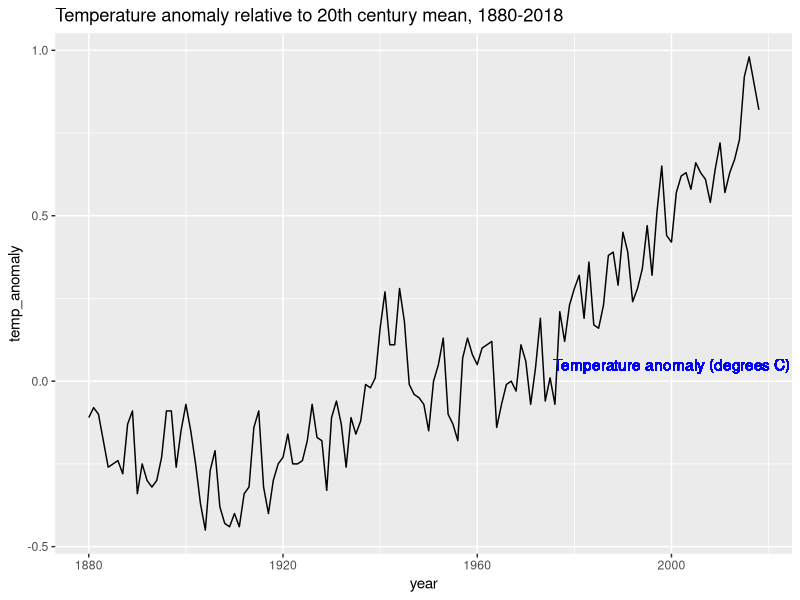
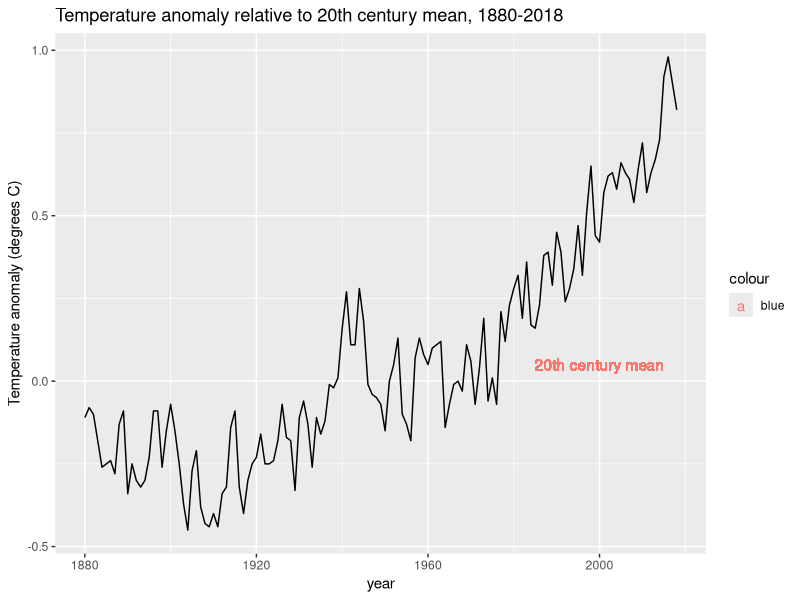
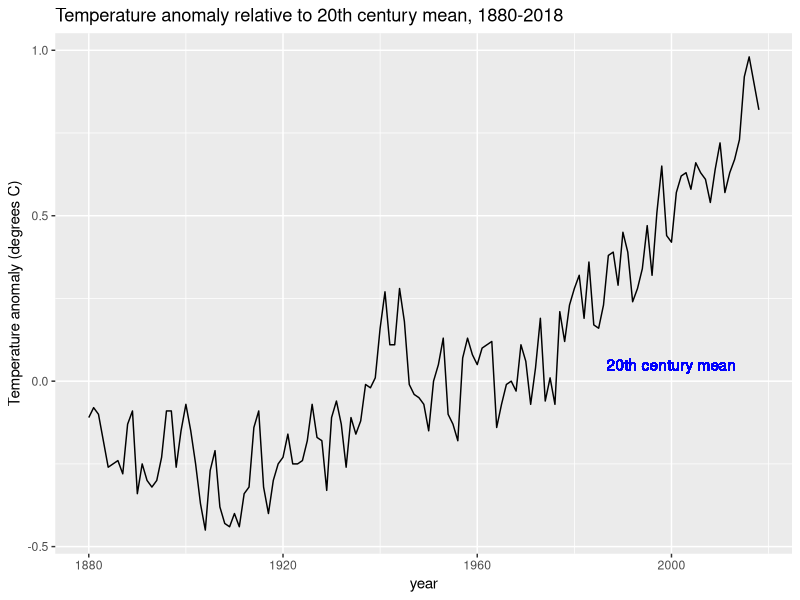

R code for these plots, in order: (Note: this script raises an error after producing the figures.)
library(tidyverse)
library(dslabs)


temp_carbon %>% filter(!is.na(carbon_emissions))%>% .$year %>% max()

temp_carbon %>%
  filter(!is.na(carbon_emissions)) %>%
  pull(year) %>%
  min()


y<-temp_carbon %>%
  .$year %>%
  max()

temp_carbon %>% filter(!is.na(carbon_emissions) & year==max(year)) %>% .$carbon_emissions

emission_2014<-temp_carbon %>% filter(!is.na(carbon_emissions) & year==2014) %>% .$carbon_emissions
emission_1751<-temp_carbon %>% filter(!is.na(carbon_emissions) & year==1751) %>% .$carbon_emissions 
increase_em<-emission_2014/emission_1751

temp_carbon %>% filter(!is.na(temp_anomaly))%>% .$year %>% min()
temp_carbon %>% filter(!is.na(temp_anomaly))%>% .$year %>% max()

init_temp<-temp_carbon %>% filter(!is.na(temp_anomaly) & year==1880) %>% .$temp_anomaly
last_temp<-temp_carbon %>% filter(!is.na(temp_anomaly) & year==2018) %>% .$temp_anomaly
delta_temp<-last_temp-init_temp

p<-temp_carbon %>% filter(!is.na(temp_anomaly))%>% ggplot(aes(year,temp_anomaly)) + geom_line()
p<-p + ggtitle("Temperature anomaly relative to 20th century mean, 1880-2018")
p<-p + geom_text(aes(x=2000, y=0.05, label="Temperature anomaly (degrees C)"), col = "blue") 
p


p<-temp_carbon %>% filter(!is.na(temp_anomaly))%>% ggplot(aes(year,temp_anomaly)) + geom_line()
p<-p + ylab("Temperature anomaly (degrees C)") +
  ggtitle("Temperature anomaly relative to 20th century mean, 1880-2018") +
  geom_text(aes(x = 2000, y = 0.05, label = "20th century mean", col = "blue"))
p


p<-temp_carbon %>% filter(!is.na(temp_anomaly))%>% ggplot(aes(year,temp_anomaly)) + geom_line()
p<-p + ylab("Temperature anomaly (degrees C)") +
  ggtitle("Temperature anomaly relative to 20th century mean, 1880-2018") +
  geom_text(aes(x = 2000, y = 0.05, label = "20th century mean"), col = "blue")
p


p<-temp_carbon %>% filter(!is.na(temp_anomaly))%>% ggplot(aes(year,temp_anomaly)) + geom_line()
p<-p + ylab("Temperature anomaly (degrees C)") +
  title("Temperature anomaly relative to 20th century mean, 1880-2018") +
  geom_text(aes(x = 2000, y = 0.05, label = "20th century mean"), col = "blue")
p<- p + geom_line(aes(year,ocean_anomaly,col="ocean"),label="ocean")
p<- p + geom_line(aes(year,land_anomaly,col="land"),label="land")
p
